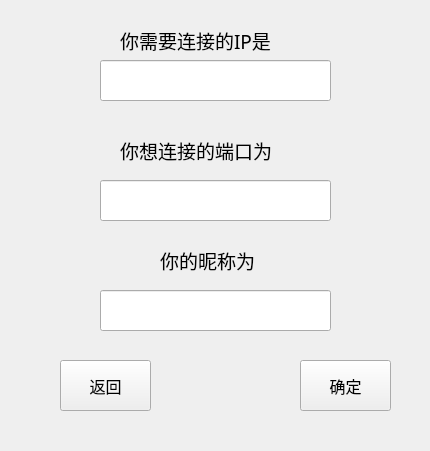
<?xml version="1.0" encoding="UTF-8"?>
<ui version="4.0">
    <class>MultiClientUI</class>
    <widget class="QWidget" name="MultiClientUI">
        <property name="geometry">
            <rect>
                <x>0</x>
                <y>0</y>
                <width>430</width>
                <height>451</height>
            </rect>
        </property>
        <property name="windowTitle">
            <string>MultiClient</string>
        </property>
        <widget class="QLabel" name="label">
            <property name="geometry">
                <rect>
                    <x>120</x>
                    <y>30</y>
                    <width>191</width>
                    <height>21</height>
                </rect>
            </property>
            <property name="font">
                <font>
                    <family>等线</family>
                    <pointsize>14</pointsize>
                </font>
            </property>
            <property name="text">
                <string>你需要连接的IP是</string>
            </property>
        </widget>
        <widget class="QLineEdit" name="lineEdit">
            <property name="geometry">
                <rect>
                    <x>100</x>
                    <y>60</y>
                    <width>231</width>
                    <height>41</height>
                </rect>
            </property>
        </widget>
        <widget class="QLabel" name="label_2">
            <property name="geometry">
                <rect>
                    <x>120</x>
                    <y>130</y>
                    <width>251</width>
                    <height>41</height>
                </rect>
            </property>
            <property name="font">
                <font>
                    <family>等线</family>
                    <pointsize>14</pointsize>
                </font>
            </property>
            <property name="text">
                <string>你想连接的端口为</string>
            </property>
        </widget>
        <widget class="QLineEdit" name="lineEdit_2">
            <property name="geometry">
                <rect>
                    <x>100</x>
                    <y>180</y>
                    <width>231</width>
                    <height>41</height>
                </rect>
            </property>
        </widget>
        <widget class="QPushButton" name="pushButton_2">
            <property name="geometry">
                <rect>
                    <x>60</x>
                    <y>360</y>
                    <width>91</width>
                    <height>51</height>
                </rect>
            </property>
            <property name="font">
                <font>
                    <family>等线</family>
                    <pointsize>12</pointsize>
                    <weight>50</weight>
                    <bold>false</bold>
                </font>
            </property>
            <property name="text">
                <string>返回</string>
            </property>
        </widget>
        <widget class="QPushButton" name="pushButton">
            <property name="geometry">
                <rect>
                    <x>300</x>
                    <y>360</y>
                    <width>91</width>
                    <height>51</height>
                </rect>
            </property>
            <property name="font">
                <font>
                    <family>等线</family>
                    <pointsize>12</pointsize>
                </font>
            </property>
            <property name="text">
                <string>确定</string>
            </property>
        </widget>
        <widget class="QLabel" name="label_3">
            <property name="geometry">
                <rect>
                    <x>160</x>
                    <y>240</y>
                    <width>251</width>
                    <height>41</height>
                </rect>
            </property>
            <property name="font">
                <font>
                    <family>等线</family>
                    <pointsize>14</pointsize>
                </font>
            </property>
            <property name="text">
                <string>你的昵称为</string>
            </property>
        </widget>
        <widget class="QLineEdit" name="lineEdit_3">
            <property name="geometry">
                <rect>
                    <x>100</x>
                    <y>290</y>
                    <width>231</width>
                    <height>41</height>
                </rect>
            </property>
        </widget>
    </widget>
    <resources/>
    <connections/>
</ui>
